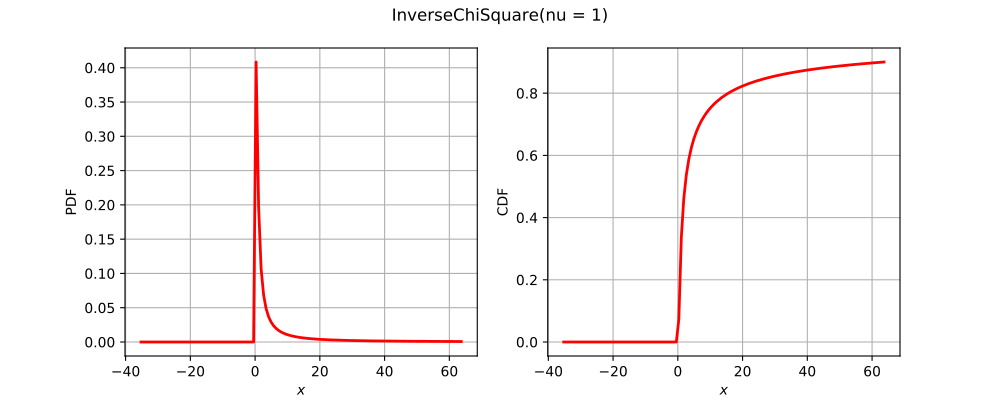

Write Python code to recreate this figure.
import openturns as ot
from matplotlib import pyplot as plt
from openturns.viewer import View
if ot.InverseChiSquare().__class__.__name__ == 'ComposedDistribution':
    correlation = ot.CorrelationMatrix(2)
    correlation[1, 0] = 0.25
    aCopula = ot.NormalCopula(correlation)
    marginals = [ot.Normal(1.0, 2.0), ot.Normal(2.0, 3.0)]
    distribution = ot.ComposedDistribution(marginals, aCopula)
elif ot.InverseChiSquare().__class__.__name__ == 'CumulativeDistributionNetwork':
    distribution = ot.CumulativeDistributionNetwork([ot.Normal(2),ot.Dirichlet([0.5, 1.0, 1.5])], ot.BipartiteGraph([[0,1], [0,1]]))
elif ot.InverseChiSquare().__class__.__name__ == 'Histogram':
    distribution = ot.Histogram([-1.0, 0.5, 1.0, 2.0], [0.45, 0.4, 0.15])
else:
    distribution = ot.InverseChiSquare()
dimension = distribution.getDimension()
if dimension == 1:
    distribution.setDescription(['$x$'])
    pdf_graph = distribution.drawPDF()
    cdf_graph = distribution.drawCDF()
    fig = plt.figure(figsize=(10, 4))
    plt.suptitle(str(distribution))
    pdf_axis = fig.add_subplot(121)
    cdf_axis = fig.add_subplot(122)
    View(pdf_graph, figure=fig, axes=[pdf_axis], add_legend=False)
    View(cdf_graph, figure=fig, axes=[cdf_axis], add_legend=False)
elif dimension == 2:
    distribution.setDescription(['$x_1$', '$x_2$'])
    pdf_graph = distribution.drawPDF()
    fig = plt.figure(figsize=(10, 5))
    plt.suptitle(str(distribution))
    pdf_axis = fig.add_subplot(111)
    View(pdf_graph, figure=fig, axes=[pdf_axis], add_legend=False)
